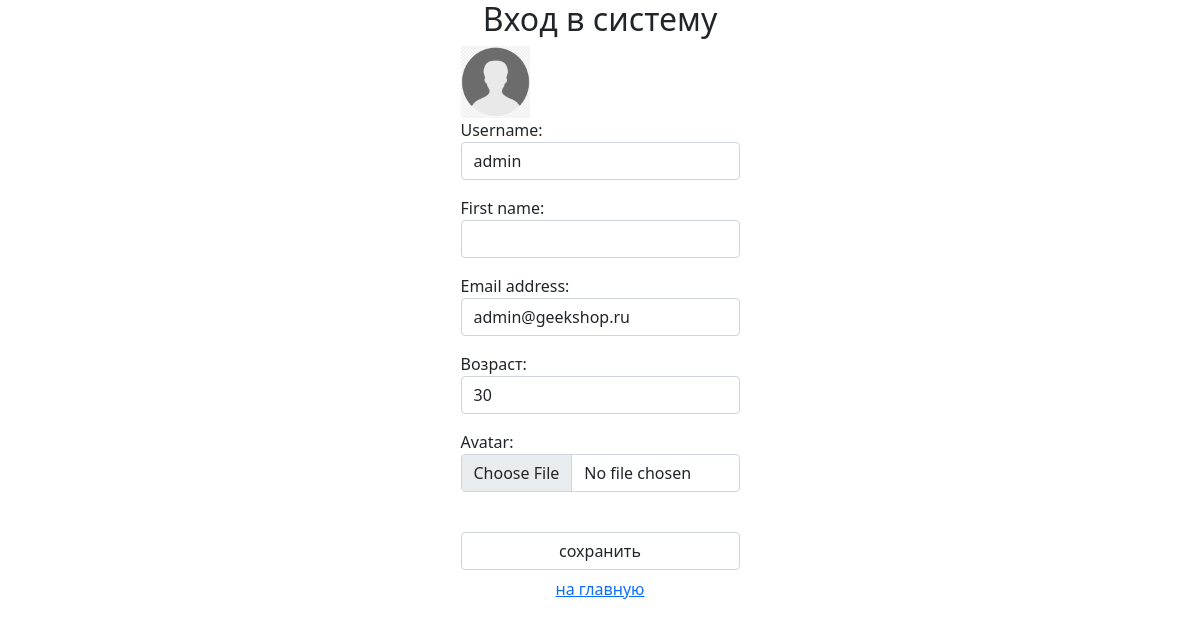
Screenshot of /auth/edit/ (signed in) with the database file from the repository.
### authapp/models.py (models this page shows, shortened)
class ShopUser(AbstractUser):
    avatar = models.ImageField(upload_to='users_avatars', blank=True)
    age = models.PositiveIntegerField(verbose_name='возраст')
    activation_key = models.CharField(max_length=128, blank=True)
    activation_key_expires = models.DateTimeField(default=(now() + timedelta(hours=48)))

### authapp/views.py (the view)
# urls.py: path('edit/', authapp.edit, name='edit'),
def edit(request):
    title = 'редактирование'
    if request.method == 'POST':
        edit_form = ShopUserEditForm(request.POST, request.FILES, instance=request.user)
        if edit_form.is_valid():
            edit_form.save()
            return HttpResponseRedirect(reverse('auth:edit'))
    else:
        edit_form = ShopUserEditForm(instance=request.user)
    content = {'title': title, 'edit_form': edit_form}
    return render(request, 'authapp/edit.html', content)

### authapp/forms.py (shortened to what this page needs)
class ShopUserEditForm(UserChangeForm):
    class Meta:
        model = ShopUser
        fields = ('username', 'first_name', 'email', 'age', 'avatar', 'password')
    def __init__(self, *args, **kwargs):
        super().__init__(*args, **kwargs)
        for field_name, field in self.fields.items():
            field.widget.attrs['class'] = 'form-control'
            field.help_text = ''
            if field_name == 'password':
                field.widget = forms.HiddenInput()

### mainapp/context_processors.py (called while the page is built)
def basket(request):
    print(f'context processor basket works')
    basket = []
    if request.user.is_authenticated:
        basket = Basket.objects.filter(user=request.user)
    return {
        'basket': basket,
    }

### authapp/templates/authapp/edit.html (shortened to what this page needs)
{% extends 'authapp/base.html' %}
{% load static %}
{% block content %}
    <div class="user_avatar">
        <img src="/media/{{ user.avatar|default:"avatar.png" }}" class="w-25">
    </div>
    <form class="form-horizontal" action="{% url 'auth:edit' %}" method="post" enctype="multipart/form-data">
        {{ edit_form.as_p }}
        <br>
        <input class="form-control" type="submit" value="сохранить">
    </form>
    <button class="btn btn-round form-control last">
        <a href="{% url 'index' %}" class="">
            на главную
        </a>
    </button>
{% endblock %}

### rows the page displays
ShopUser: username "admin", email "admin@geekshop.ru", age "30"
